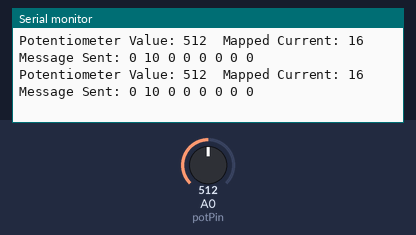
This sketch was run on a simulated Arduino Uno, built with avr-gcc and run on an emulated ATmega328P. On the bench: the last lines printed to the serial monitor. The test bench sets the inputs (shaded band); at power-on: A0 (potPin) = 512.

Above: at 1.2 s.
1.3 s: A0 (potPin) set to 716
At 1.33 s:
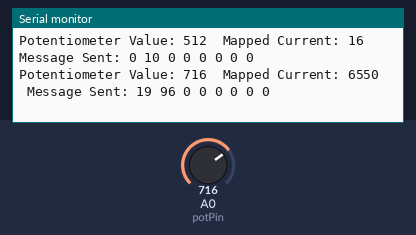
4.3 s: A0 (potPin) set to 900
At 4.4 s:
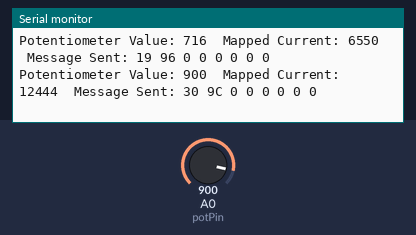
6.3 s: A0 (potPin) set to 511
At 6.45 s:
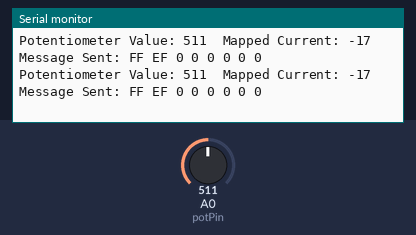
8.2 s: A0 (potPin) set to 306
At 8.29 s:
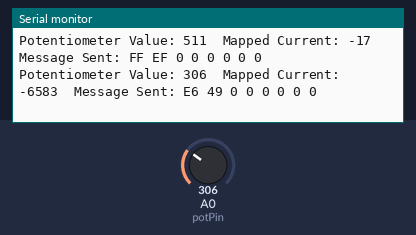
10.1 s: A0 (potPin) set to 122
At 10.13 s:
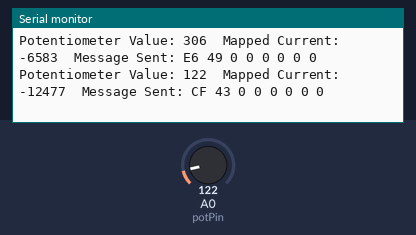
12.0 s: A0 (potPin) set to 0
At 12.07 s:
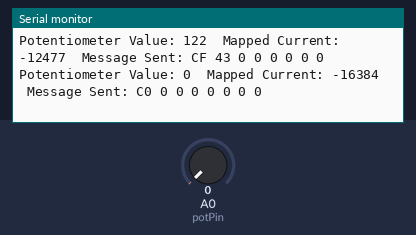

Measured:
- after the input at 1.3 s, the serial monitor: prints a new line at once (image 1)
- after the input at 4.3 s, the serial monitor: prints a new line after 0.10 s (image 2)
- after the input at 6.3 s, the serial monitor: prints a new line at once (image 3)
- after the input at 8.2 s, the serial monitor: prints a new line after 0.08 s (image 4)
- after the input at 10.1 s, the serial monitor: prints a new line at once (image 5)
- after the input at 12.0 s, the serial monitor: prints a new line after 0.07 s (image 6)

The sketch:

CAN_Motor_Controller.ino
```cpp
#include <SPI.h>
#include <mcp2515.h>

struct can_frame canMsg1;
MCP2515 mcp2515(10);

const int potPin = A0;  // Analog pin connected to the potentiometer

void setup() {
  canMsg1.can_id  = 0x206;  // Change the CAN ID to 0x201
  canMsg1.can_dlc = 8;      // Data Length Code (DLC) is 8 bytes
  canMsg1.data[0] = 0x00;   // Initialize with 0, will be updated with potentiometer value
  canMsg1.data[1] = 0x00;   // Initialize with 0, will be updated with potentiometer value
  canMsg1.data[2] = 0x00;   // Placeholder for additional data if needed
  canMsg1.data[3] = 0x00;   // Placeholder for additional data if needed
  canMsg1.data[4] = 0x00;   // Placeholder for additional data if needed
  canMsg1.data[5] = 0x00;   // Placeholder for additional data if needed
  canMsg1.data[6] = 0x00;   // Placeholder for additional data if needed
  canMsg1.data[7] = 0x00;   // Placeholder for additional data if needed

  while (!Serial);
  Serial.begin(115200);

  mcp2515.reset();
  mcp2515.setBitrate(CAN_1000KBPS);
  mcp2515.setNormalMode();

  Serial.println("Example: Write to CAN");
}

void loop() {
  // Read the potentiometer value
  int potValue = analogRead(potPin);

  // Map the potentiometer value to the range of -16384 to 16384
  int current = map(potValue, 0, 1023, -16384, 16384);

  // Update the CAN message data bytes
  canMsg1.data[0] = (current >> 8) & 0xFF;  // Higher order byte
  canMsg1.data[1] = current & 0xFF;         // Lower order byte

  // Print potentiometer value, mapped current value, and the CAN message to Serial Monitor
  Serial.print("Potentiometer Value: ");
  Serial.print(potValue);
  Serial.print("\tMapped Current: ");
  Serial.print(current);
  Serial.print("\tMessage Sent: ");
  for (int i = 0; i < canMsg1.can_dlc; i++) {
    Serial.print(canMsg1.data[i], HEX);
    Serial.print(" ");
  }
  Serial.println();

  // Send the updated CAN message
  mcp2515.sendMessage(&canMsg1);

  delay(100);  // Add a delay to avoid flooding the CAN bus
}
```
